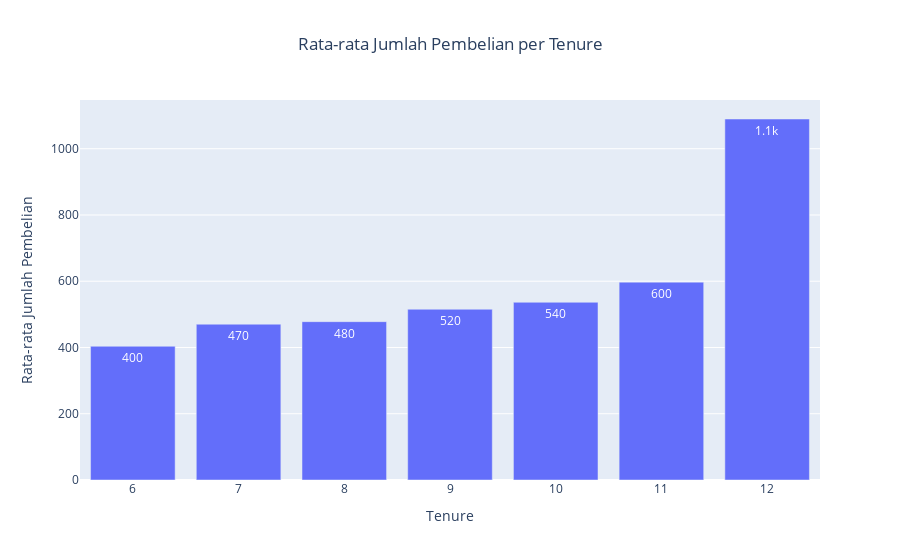

Notebook code for this chart:
### Markdown cell above
Cek rata-rata jumlah pembelian oleh customer berdasarkan tenure

### Code cell
# grouping by education_level and counting default_payment_next_month
topfreq = df1.groupby("TENURE")["PURCHASES"].mean().sort_values(ascending=False)
topfreq = topfreq.reset_index()

# bar chart
fig = px.bar(topfreq, x="TENURE", y="PURCHASES", orientation='v', text_auto='.2s', title='Rata-rata Jumlah Pembelian per Tenure')
fig.update_layout(title_x = 0.5)
fig.update_yaxes(title_text="Rata-rata Jumlah Pembelian")
fig.update_xaxes(title_text="Tenure")

# display bar chart and grouping data
fig.show()
topfreq

### Figure 1 — Plotly figure (JSON) as saved in the notebook; plotly's stock layout.template omitted (floating-point values rounded to 4 significant figures)
{"data": [{"alignmentgroup": "True", "hovertemplate": "TENURE=%{x}<br>PURCHASES=%{y}<extra></extra>", "legendgroup": "", "marker": {"color": "#636efa", "pattern": {"shape": ""}}, "name": "", "offsetgroup": "", "orientation": "v", "showlegend": false, "textposition": "auto", "texttemplate": "%{y:.2s}", "type": "bar", "x": [12, 11, 10, 9, 8, 7, 6], "xaxis": "x", "y": [1090.0, 597.3, 536.5, 515.4, 478.0, 470.3, 403.7], "yaxis": "y"}], "layout": {"barmode": "relative", "legend": {"tracegroupgap": 0}, "title": {"text": "Rata-rata Jumlah Pembelian per Tenure", "x": 0.5}, "xaxis": {"anchor": "y", "domain": [0, 1], "title": {"text": "Tenure"}}, "yaxis": {"anchor": "x", "domain": [0, 1], "title": {"text": "Rata-rata Jumlah Pembelian"}}}}
